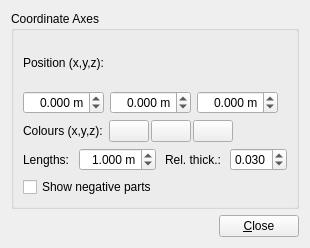
<ui version="4.0" >
 <class>VP1GuidesSysSettingsCoordinateAxesForm</class>
 <widget class="QWidget" name="VP1GuidesSysSettingsCoordinateAxesForm" >
  <property name="geometry" >
   <rect>
    <x>0</x>
    <y>0</y>
    <width>296</width>
    <height>248</height>
   </rect>
  </property>
  <property name="windowTitle" >
   <string>Form</string>
  </property>
  <layout class="QVBoxLayout" >
   <item>
    <widget class="QGroupBox" name="groupBox_4" >
     <property name="title" >
      <string>Coordinate Axes</string>
     </property>
     <layout class="QVBoxLayout" >
      <item>
       <layout class="QHBoxLayout" >
        <item>
         <widget class="QLabel" name="label_22" >
          <property name="text" >
           <string>Position (x,y,z):</string>
          </property>
         </widget>
        </item>
        <item>
         <spacer>
          <property name="orientation" >
           <enum>Qt::Horizontal</enum>
          </property>
          <property name="sizeType" >
           <enum>QSizePolicy::Expanding</enum>
          </property>
          <property name="sizeHint" >
           <size>
            <width>1</width>
            <height>5</height>
           </size>
          </property>
         </spacer>
        </item>
       </layout>
      </item>
      <item>
       <layout class="QHBoxLayout" >
        <item>
         <widget class="QDoubleSpinBox" name="doubleSpinBox_axes_xpos_m" >
          <property name="sizePolicy" >
           <sizepolicy vsizetype="Fixed" hsizetype="Preferred" >
            <horstretch>0</horstretch>
            <verstretch>0</verstretch>
           </sizepolicy>
          </property>
          <property name="alignment" >
           <set>Qt::AlignRight|Qt::AlignTrailing|Qt::AlignVCenter</set>
          </property>
          <property name="suffix" >
           <string> m</string>
          </property>
          <property name="decimals" >
           <number>3</number>
          </property>
          <property name="minimum" >
           <double>-99.989999999999995</double>
          </property>
          <property name="singleStep" >
           <double>0.010000000000000</double>
          </property>
          <property name="value" >
           <double>0.000000000000000</double>
          </property>
         </widget>
        </item>
        <item>
         <widget class="QDoubleSpinBox" name="doubleSpinBox_axes_ypos_m" >
          <property name="sizePolicy" >
           <sizepolicy vsizetype="Fixed" hsizetype="Preferred" >
            <horstretch>0</horstretch>
            <verstretch>0</verstretch>
           </sizepolicy>
          </property>
          <property name="alignment" >
           <set>Qt::AlignRight|Qt::AlignTrailing|Qt::AlignVCenter</set>
          </property>
          <property name="suffix" >
           <string> m</string>
          </property>
          <property name="decimals" >
           <number>3</number>
          </property>
          <property name="minimum" >
           <double>-99.989999999999995</double>
          </property>
          <property name="singleStep" >
           <double>0.010000000000000</double>
          </property>
         </widget>
        </item>
        <item>
         <widget class="QDoubleSpinBox" name="doubleSpinBox_axes_zpos_m" >
          <property name="sizePolicy" >
           <sizepolicy vsizetype="Fixed" hsizetype="Preferred" >
            <horstretch>0</horstretch>
            <verstretch>0</verstretch>
           </sizepolicy>
          </property>
          <property name="alignment" >
           <set>Qt::AlignRight|Qt::AlignTrailing|Qt::AlignVCenter</set>
          </property>
          <property name="suffix" >
           <string> m</string>
          </property>
          <property name="decimals" >
           <number>3</number>
          </property>
          <property name="minimum" >
           <double>-99.989999999999995</double>
          </property>
          <property name="singleStep" >
           <double>0.010000000000000</double>
          </property>
         </widget>
        </item>
        <item>
         <spacer>
          <property name="orientation" >
           <enum>Qt::Horizontal</enum>
          </property>
          <property name="sizeHint" >
           <size>
            <width>1</width>
            <height>5</height>
           </size>
          </property>
         </spacer>
        </item>
       </layout>
      </item>
      <item>
       <layout class="QHBoxLayout" >
        <item>
         <widget class="QLabel" name="label_24" >
          <property name="text" >
           <string>Colours (x,y,z):</string>
          </property>
         </widget>
        </item>
        <item>
         <layout class="QHBoxLayout" >
          <property name="spacing" >
           <number>2</number>
          </property>
          <item>
           <widget class="VP1MaterialButton" name="matButton_axes_x" >
            <property name="sizePolicy" >
             <sizepolicy vsizetype="Fixed" hsizetype="Fixed" >
              <horstretch>0</horstretch>
              <verstretch>0</verstretch>
             </sizepolicy>
            </property>
            <property name="text" >
             <string/>
            </property>
           </widget>
          </item>
          <item>
           <widget class="VP1MaterialButton" name="matButton_axes_y" >
            <property name="sizePolicy" >
             <sizepolicy vsizetype="Fixed" hsizetype="Fixed" >
              <horstretch>0</horstretch>
              <verstretch>0</verstretch>
             </sizepolicy>
            </property>
            <property name="text" >
             <string/>
            </property>
           </widget>
          </item>
          <item>
           <widget class="VP1MaterialButton" name="matButton_axes_z" >
            <property name="sizePolicy" >
             <sizepolicy vsizetype="Fixed" hsizetype="Fixed" >
              <horstretch>0</horstretch>
              <verstretch>0</verstretch>
             </sizepolicy>
            </property>
            <property name="text" >
             <string/>
            </property>
           </widget>
          </item>
         </layout>
        </item>
        <item>
         <spacer>
          <property name="orientation" >
           <enum>Qt::Horizontal</enum>
          </property>
          <property name="sizeType" >
           <enum>QSizePolicy::Expanding</enum>
          </property>
          <property name="sizeHint" >
           <size>
            <width>1</width>
            <height>5</height>
           </size>
          </property>
         </spacer>
        </item>
       </layout>
      </item>
      <item>
       <layout class="QHBoxLayout" >
        <property name="spacing" >
         <number>9</number>
        </property>
        <item>
         <widget class="QLabel" name="label_23" >
          <property name="text" >
           <string>Lengths:</string>
          </property>
         </widget>
        </item>
        <item>
         <widget class="QDoubleSpinBox" name="doubleSpinBox_axes_lengths_m" >
          <property name="alignment" >
           <set>Qt::AlignRight|Qt::AlignTrailing|Qt::AlignVCenter</set>
          </property>
          <property name="suffix" >
           <string> m</string>
          </property>
          <property name="decimals" >
           <number>3</number>
          </property>
          <property name="minimum" >
           <double>0.001000000000000</double>
          </property>
          <property name="singleStep" >
           <double>0.100000000000000</double>
          </property>
          <property name="value" >
           <double>1.000000000000000</double>
          </property>
         </widget>
        </item>
        <item>
         <widget class="QLabel" name="label_25" >
          <property name="text" >
           <string>Rel. thick.:</string>
          </property>
         </widget>
        </item>
        <item>
         <widget class="QDoubleSpinBox" name="doubleSpinBox_axes_relthickness" >
          <property name="decimals" >
           <number>3</number>
          </property>
          <property name="minimum" >
           <double>0.001000000000000</double>
          </property>
          <property name="maximum" >
           <double>0.150000000000000</double>
          </property>
          <property name="singleStep" >
           <double>0.010000000000000</double>
          </property>
          <property name="value" >
           <double>0.030000000000000</double>
          </property>
         </widget>
        </item>
       </layout>
      </item>
      <item>
       <layout class="QHBoxLayout" >
        <item>
         <widget class="QCheckBox" name="checkBox_axes_shownegativeparts" >
          <property name="text" >
           <string>Show negative parts</string>
          </property>
         </widget>
        </item>
        <item>
         <spacer>
          <property name="orientation" >
           <enum>Qt::Horizontal</enum>
          </property>
          <property name="sizeType" >
           <enum>QSizePolicy::Expanding</enum>
          </property>
          <property name="sizeHint" >
           <size>
            <width>1</width>
            <height>5</height>
           </size>
          </property>
         </spacer>
        </item>
       </layout>
      </item>
     </layout>
    </widget>
   </item>
   <item>
    <layout class="QHBoxLayout" >
     <property name="spacing" >
      <number>0</number>
     </property>
     <item>
      <spacer>
       <property name="orientation" >
        <enum>Qt::Horizontal</enum>
       </property>
       <property name="sizeHint" >
        <size>
         <width>1</width>
         <height>5</height>
        </size>
       </property>
      </spacer>
     </item>
     <item>
      <widget class="QPushButton" name="pushButton_close" >
       <property name="text" >
        <string>&amp;Close</string>
       </property>
      </widget>
     </item>
    </layout>
   </item>
  </layout>
 </widget>
 <customwidgets>
  <customwidget>
   <class>VP1MaterialButton</class>
   <extends>QPushButton</extends>
   <header>VP1Base/VP1MaterialButton.h</header>
  </customwidget>
 </customwidgets>
 <resources/>
 <connections/>
</ui>
